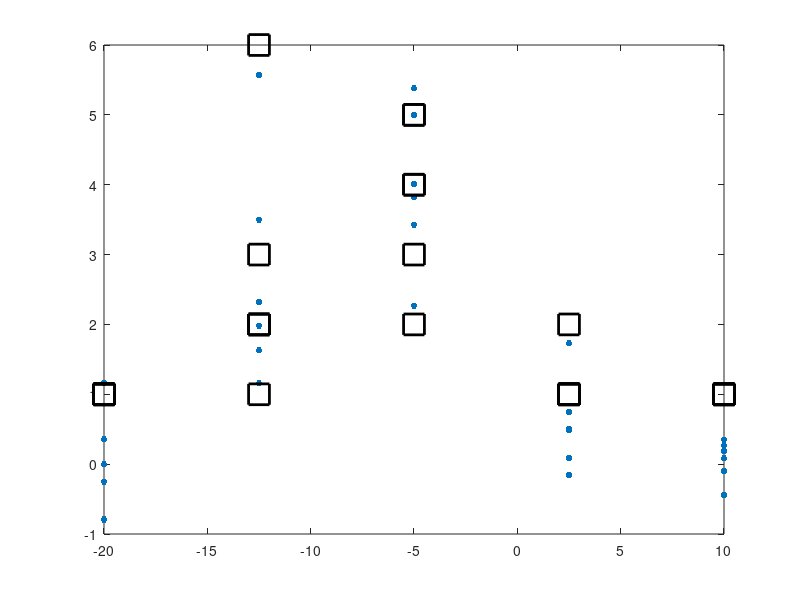

Write the MATLAB code that produced this figure. (Note: this script raises an error after producing the figure.)
%% Initialization
close all
clearvars

% 	  mu[i] <- alpha*exp(-(zx[i]-zgmu)^2/(2*zgsigma^2))
fun		= @(beta,x)( beta(1).*exp( -1/2 .* (x-beta(2)).^2 ./ beta(3)^2 ) );
x		= linspace(-20,10,5);
nrep	= 6;
nx		= numel(x);
x		= repmat(x,nrep,1);
subject = repmat(transpose(1:nrep),1,nx);



alpha	= randperm(nrep)/2+3;
theta	= randperm(nrep)-11;
gsigma	= randperm(nrep)/4+4;
sigma	= 0.3;

y = NaN(size(x));
for ii = 1:nrep
	beta	= [alpha(ii) theta(ii) gsigma(ii)];
	f = fun(beta,x(ii,:));
	r = sigma*randn(1,nx);
	whos f r
	y(ii,:)		= f+r;
end


figure(1)
clf;
plot(x',y','.-','MarkerSize',15);
hold on

x		= x(:);
subject	= subject(:);
y		= y(:);

scores		= 1:10;
nLevel		= max(scores);
threshold	= 1.5:(nLevel-0.5);

score		= y;
nthresh		= numel(threshold);
sel			= y<=threshold(1);
N(1)		= sum(sel);
score(sel)	= 1;
for ii = 2:nthresh
	sel			= y<=threshold(ii) & y>threshold(ii-1);
	N(ii)		= sum(sel);
	score(sel)	= ii;

end
sel			= y>threshold(nthresh);
N(nLevel)	= sum(sel);
score(sel)	= nLevel;


figure(1)
clf;
plot(x,y,'.','MarkerSize',15);
hold on
plot(x,score,'ks','MarkerSize',15,'LineWidth',2);
nicegraph;
horline(threshold);
horline(scores,'k:');
set(gca,'YTick',scores);

%%
% numSavedSteps	= keyval('numSavedSteps',varargin,5000); % number of saved MCMC samples. How many you need depend on autocorrelation (effective sample size>10000), convergence (shrink factor<1.1), etc
% thinSteps		= keyval('thinSteps',varargin,1); % 1/proportion MCMC samples thrown away
% burnInSteps		= keyval('burnInSteps',varargin,1000);

beta0		= [mean(alpha) mean(theta) mean(gsigma)];
beta1		= nlinfit(x,score,fun,beta0);
xpredls		= linspace(min(x),max(x),100);
ypredls		= fun(beta1,xpredls);


figure(2)
samples = omegafit(x,score,subject,'showDiag',true,'nLevels',nLevel,'numSavedSteps',5000,'burnInSteps',1000);

%%

figure(1)
beta	= [mean(samples.mualpha) mean(samples.mutheta) mean(samples.muomega)];
xpred = linspace(min(x),max(x),100);
ypred		= fun(beta,xpred);
hold on
plot(xpred,ypred,'r-','LineWidth',2);


%%
thresh		= samples.thresh;
mu			= mean(thresh,2);

figure(142)
clf;
subplot(211);
plot(thresh,mu,'.');
verline(mean(thresh));
xlabel('threshold');

subplot(2,4,5)
plotpost(samples.mutheta,'xlim',[min(x) max(x)]);
verline(mean(theta));
xlabel('\mu gauss');
title(mean(theta));

subplot(2,4,6)
plotpost(samples.muomega,'xlim',[0 max(abs(x))]);
verline(mean(gsigma));
xlabel('\sigma gauss');
title(mean(gsigma));

subplot(2,4,7)
plotpost(samples.mualpha,'xlim',[0 nLevel]);
verline(mean(alpha));
xlabel('\alpha gauss');
title(mean(alpha));

subplot(2,4,8)
plotpost(samples.musigma);
verline(mean(sigma));
xlabel('\sigma response');
title(mean(sigma));
